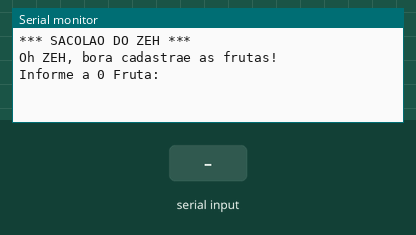
Recording of a sketch running on a simulated Arduino Uno, built with avr-gcc and run on an emulated ATmega328P. On the bench: the last lines printed to the serial monitor. The inputs (shaded band) are chosen by the test bench.

Above: at 0.8 s.
0.9 s: "1" received over Serial
At 2.3 s:
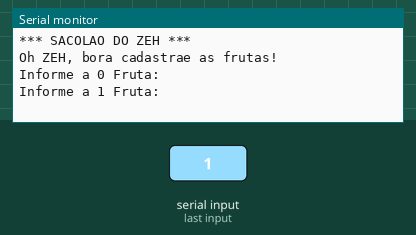
2.4 s: "0" received over Serial
At 3.8 s:
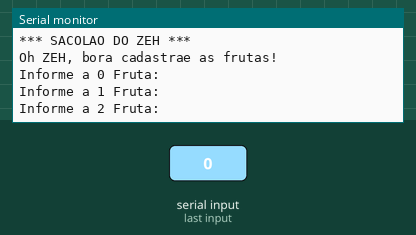
3.9 s: "2" received over Serial
At 5.9 s:
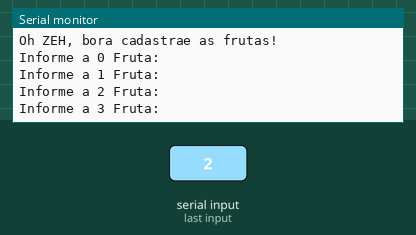
Timing chart, 0 to 7.4 s (numbered marks = the images above; inputs shaded):
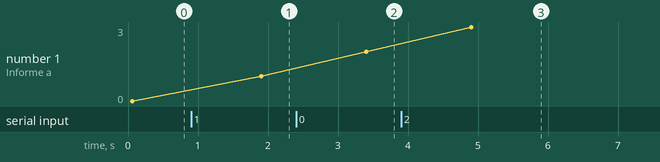

Measured:
- after the input at 0.9 s, the serial monitor: prints a new line after 1.0 s (image 1)
- after the input at 2.4 s, the serial monitor: prints a new line after 1.0 s (image 2)
- after the input at 3.9 s, the serial monitor: prints a new line after 1.0 s (image 3)
- plotted number 1: 0 → 1 after the input at 0.9 s, 1 → 2 after the input at 2.4 s, 2 → 3 after the input at 3.9 s

The sketch:

vetores_cadastro_de_frutas1.ino
```cpp
// C++ code
//
void setup()
{
 int i;

 Serial.begin(9600);

 Serial.println("*** SACOLAO DO ZEH ***");
 Serial.println();

 String frutas[6];

 Serial.print("Oh ZEH, bora cadastrae as frutas!");

 Serial.println();

 for( i = 0; i <= 5; i++){
 Serial.println("Informe a " + String(i) + " Fruta: ");
 while(!Serial.available());
 String fruta = Serial.readString();

 frutas[i] = fruta;
 }
  for( i = 0; i <= 5; i++){
  Serial.println(String(i) +"a Fruta: " + frutas[i]);
  }
}

void loop()
{

}
```
